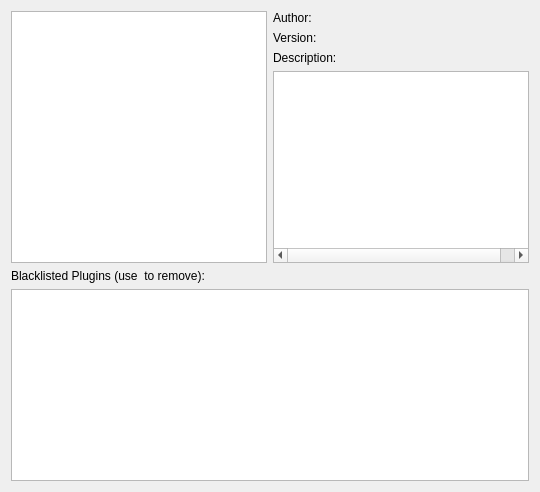
     <widget class="QWidget" name="pluginsTab">
      <attribute name="title">
       <string>Plugins</string>
      </attribute>
      <layout class="QVBoxLayout" name="verticalLayout_9" stretch="0,0,0">
       <item>
        <layout class="QHBoxLayout" name="horizontalLayout_9">
         <item>
          <widget class="QListWidget" name="pluginsList">
           <property name="sizePolicy">
            <sizepolicy hsizetype="Fixed" vsizetype="Expanding">
             <horstretch>0</horstretch>
             <verstretch>0</verstretch>
            </sizepolicy>
           </property>
           <property name="sortingEnabled">
            <bool>true</bool>
           </property>
          </widget>
         </item>
         <item>
          <layout class="QVBoxLayout" name="verticalLayout_7" stretch="0,1">
           <item>
            <layout class="QFormLayout" name="formLayout_2">
             <item row="0" column="0">
              <widget class="QLabel" name="label_13">
               <property name="text">
                <string>Author:</string>
               </property>
              </widget>
             </item>
             <item row="0" column="1">
              <widget class="QLabel" name="authorLabel">
               <property name="text">
                <string/>
               </property>
              </widget>
             </item>
             <item row="1" column="0">
              <widget class="QLabel" name="label_15">
               <property name="text">
                <string>Version:</string>
               </property>
              </widget>
             </item>
             <item row="1" column="1">
              <widget class="QLabel" name="versionLabel">
               <property name="text">
                <string/>
               </property>
              </widget>
             </item>
             <item row="2" column="0">
              <widget class="QLabel" name="label_14">
               <property name="text">
                <string>Description:</string>
               </property>
              </widget>
             </item>
             <item row="2" column="1">
              <widget class="QLabel" name="descriptionLabel">
               <property name="text">
                <string/>
               </property>
               <property name="wordWrap">
                <bool>true</bool>
               </property>
              </widget>
             </item>
            </layout>
           </item>
           <item>
            <widget class="QTreeWidget" name="pluginSettingsList">
             <property name="indentation">
              <number>0</number>
             </property>
             <property name="rootIsDecorated">
              <bool>false</bool>
             </property>
             <property name="itemsExpandable">
              <bool>false</bool>
             </property>
             <property name="expandsOnDoubleClick">
              <bool>false</bool>
             </property>
             <attribute name="headerVisible">
              <bool>false</bool>
             </attribute>
             <attribute name="headerDefaultSectionSize">
              <number>170</number>
             </attribute>
             <column>
              <property name="text">
               <string>Key</string>
              </property>
             </column>
             <column>
              <property name="text">
               <string>Value</string>
              </property>
             </column>
            </widget>
           </item>
          </layout>
         </item>
        </layout>
       </item>
       <item>
        <widget class="QLabel" name="label_18">
         <property name="text">
          <string>Blacklisted Plugins (use &lt;del&gt; to remove):</string>
         </property>
        </widget>
       </item>
       <item>
        <widget class="QListWidget" name="pluginBlacklist"/>
       </item>
      </layout>
     </widget>
